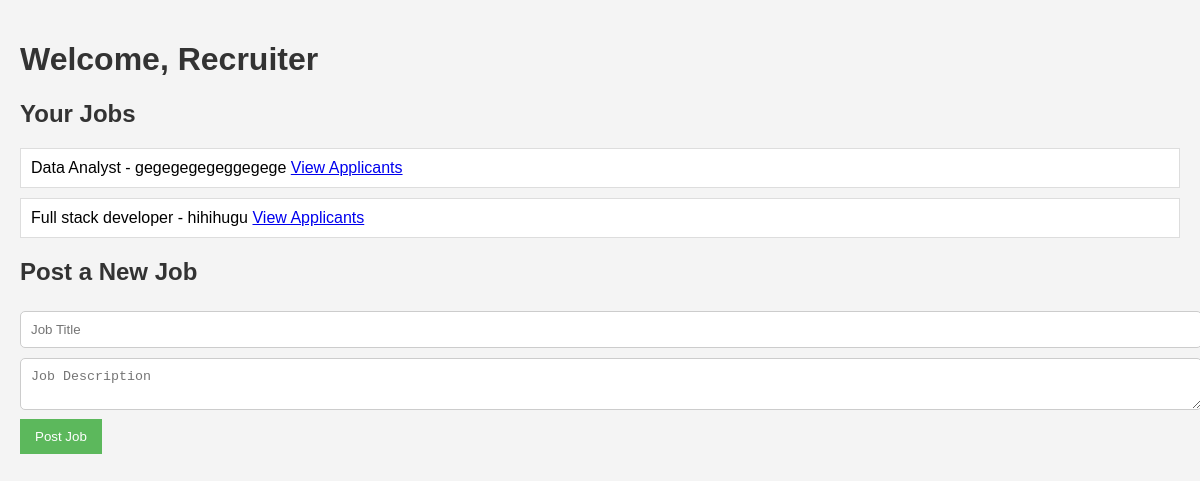
Page /recruiter/dashboard/ (signed in) on the earlier database version.
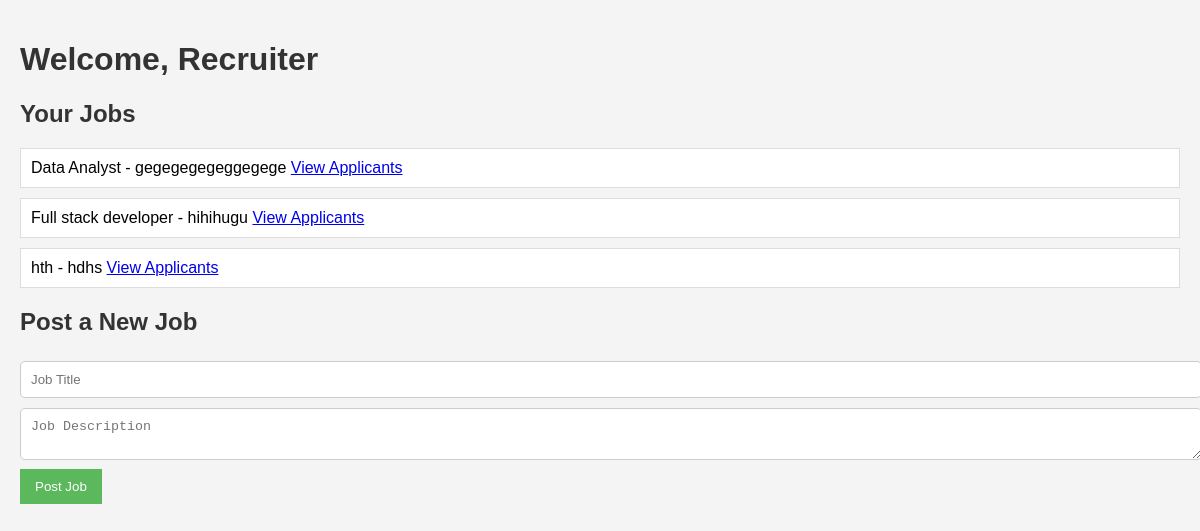
Same page on the later database version.
### portal/models.py (models this page shows)
class Job(models.Model):
    title = models.CharField(max_length=100)
    description = models.TextField()
    recruiter = models.ForeignKey(Recruiter, on_delete=models.CASCADE)
    posted_date = models.DateTimeField(auto_now_add=True)
    salary = models.DecimalField(max_digits=10, decimal_places=2, null=True, blank=True)
    job_type = models.CharField(max_length=50, default='Full-time')
    company = models.CharField(max_length=100, default='Unknown Company')

### portal/views.py (the view)
# urls.py: path('recruiter/dashboard/', recruiter_dashboard, name='recruiter_dashboard'),
@login_required
def recruiter_dashboard(request):
    try:
        recruiter = Recruiter.objects.get(user=request.user)  # Get the recruiter profile
    except Recruiter.DoesNotExist:
        return redirect('recruiter_error')
    jobs = Job.objects.filter(recruiter=recruiter)  # Fetch jobs posted by the recruiter
    return render(request, 'recruiter_dashboard.html', {'jobs': jobs})

### portal/templates/recruiter_dashboard.html (shortened to what this page needs)
<!DOCTYPE html>
<html lang="en">
<head>
    {% load static %}
    <link rel="stylesheet" href="{% static 'css/style.css' %}">
</head>
<body>
    <h1>Welcome, Recruiter</h1>
    <h2>Your Jobs</h2>
    <ul>
        {% for job in jobs %}
            <li>{{ job.title }} - {{ job.description }}
                <a href="{% url 'export_applications' job.id %}">View Applicants</a>
            </li>
        {% endfor %}
    </ul>
    <h2>Post a New Job</h2>
    <form method="POST" action="{% url 'post_job_view' %}">
        <input type="text" name="title" placeholder="Job Title" required>
        <textarea name="description" placeholder="Job Description" required></textarea>
        <button type="submit">Post Job</button>
    </form>
</body>
</html>

### static/css/style.css (style rules this page uses)
body { font-family: Arial, sans-serif; margin: 0; padding: 20px; background-color: #f4f4f4; }
h1, h2 { color: #333; }
ul { list-style-type: none; padding: 0; }
li { background: #fff; margin: 10px 0; padding: 10px; border: 1px solid #ddd; }
form { margin: 20px 0; }
input[type="text"], input[type="email"], input[type="password"], textarea { width: 100%; padding: 10px; margin: 5px 0; border: 1px solid #ccc; border-radius: 5px; }
button { background-color: #5cb85c; color: white; border: none; padding: 10px 15px; cursor: pointer; }

Differences in the rows shown:
added Job: title "hth", description "hdhs"
